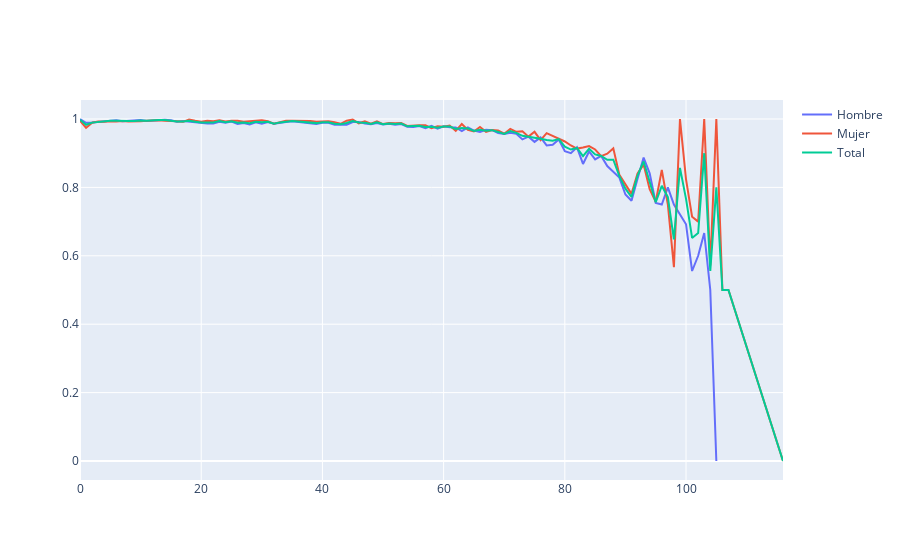

This figure's notebook cell:
### Code cell
fig = go.Figure()
fig.add_trace(go.Scatter(x=df2H["Edad"], y=1-df2H["qx"],mode='lines',name='Hombre'))
fig.add_trace(go.Scatter(x=df2M["Edad"], y=1-df2M['qx'],mode='lines',name='Mujer'))
fig.add_trace(go.Scatter(x=df2["Edad"], y=1-df2['qx'],mode='lines',name='Total'))
fig.show()
